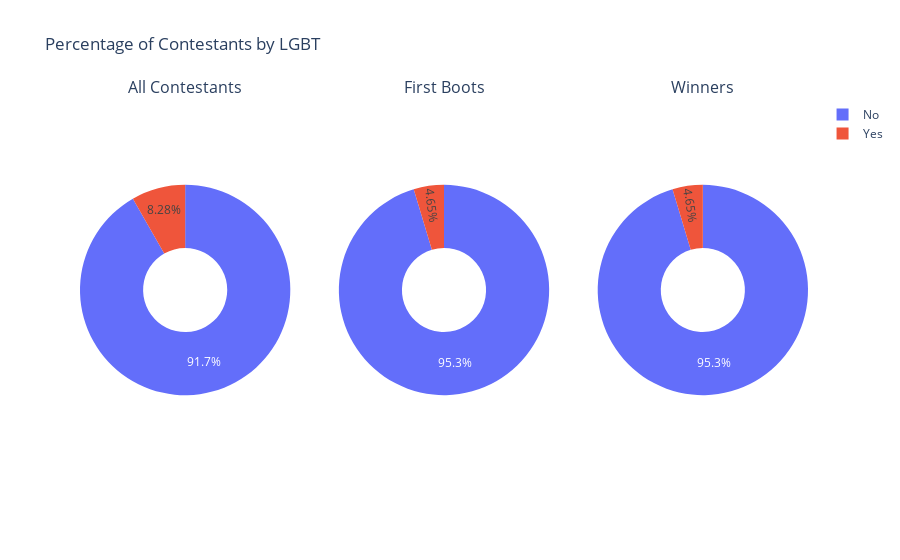

Notebook source saved alongside this figure:
### Code cell
#create pie charts showing distribution of lgbt contestants 
fig = make_subplots(rows=1, cols=3, specs=[[{"type": "pie"}, {"type": "pie"},{"type": "pie"}]],
                   subplot_titles = ["All Contestants", "First Boots", "Winners"])

fig.add_trace(go.Pie( labels = lgbt["lgbt"], values = lgbt["percentage"], customdata = lgbt["count"]),
              row=1, col=1)

fig.add_trace(go.Pie ( labels = lgbt2["lgbt"] , values = lgbt2["percentage"], customdata = lgbt2["count"]),
              row = 1, col = 2)
fig.add_trace(go.Pie(labels = lgbt3["lgbt"], values = lgbt3["percentage"], customdata = lgbt3["count"]),
                     row = 1, col = 3)
fig.update_traces(hole=0.4, hovertemplate = "<b>LGBT?<b>: %{label}<br>"
                                    "<b>Proportion<b>: %{value:.3f}<br>"
                                    "<b>Count<b>: %{customdata}<br>"
                                     "<extra></extra>", textinfo = "percent")

fig.update_layout(title_text="Percentage of Contestants by LGBT")

### Figure 1 — Plotly figure (JSON) as saved in the notebook; plotly's stock layout.template omitted (floating-point values rounded to 4 significant figures)
{"data": [{"customdata": [720, 65], "domain": {"x": [0, 0.2889], "y": [0, 1]}, "hole": 0.4, "hovertemplate": "<b>LGBT?<b>: %{label}<br><b>Proportion<b>: %{value:.3f}<br><b>Count<b>: %{customdata}<br><extra></extra>", "labels": ["No", "Yes"], "textinfo": "percent", "type": "pie", "values": [0.9172, 0.0828]}, {"customdata": [41, 2], "domain": {"x": [0.3556, 0.6444], "y": [0, 1]}, "hole": 0.4, "hovertemplate": "<b>LGBT?<b>: %{label}<br><b>Proportion<b>: %{value:.3f}<br><b>Count<b>: %{customdata}<br><extra></extra>", "labels": ["No", "Yes"], "textinfo": "percent", "type": "pie", "values": [0.9535, 0.04651]}, {"customdata": [41, 2], "domain": {"x": [0.7111, 1], "y": [0, 1]}, "hole": 0.4, "hovertemplate": "<b>LGBT?<b>: %{label}<br><b>Proportion<b>: %{value:.3f}<br><b>Count<b>: %{customdata}<br><extra></extra>", "labels": ["No", "Yes"], "textinfo": "percent", "type": "pie", "values": [0.9535, 0.04651]}], "layout": {"annotations": [{"font": {"size": 16}, "showarrow": false, "text": "All Contestants", "x": 0.1444, "xanchor": "center", "xref": "paper", "y": 1, "yanchor": "bottom", "yref": "paper"}, {"font": {"size": 16}, "showarrow": false, "text": "First Boots", "x": 0.5, "xanchor": "center", "xref": "paper", "y": 1, "yanchor": "bottom", "yref": "paper"}, {"font": {"size": 16}, "showarrow": false, "text": "Winners", "x": 0.8556, "xanchor": "center", "xref": "paper", "y": 1, "yanchor": "bottom", "yref": "paper"}], "autosize": true, "title": {"text": "Percentage of Contestants by LGBT"}}}
